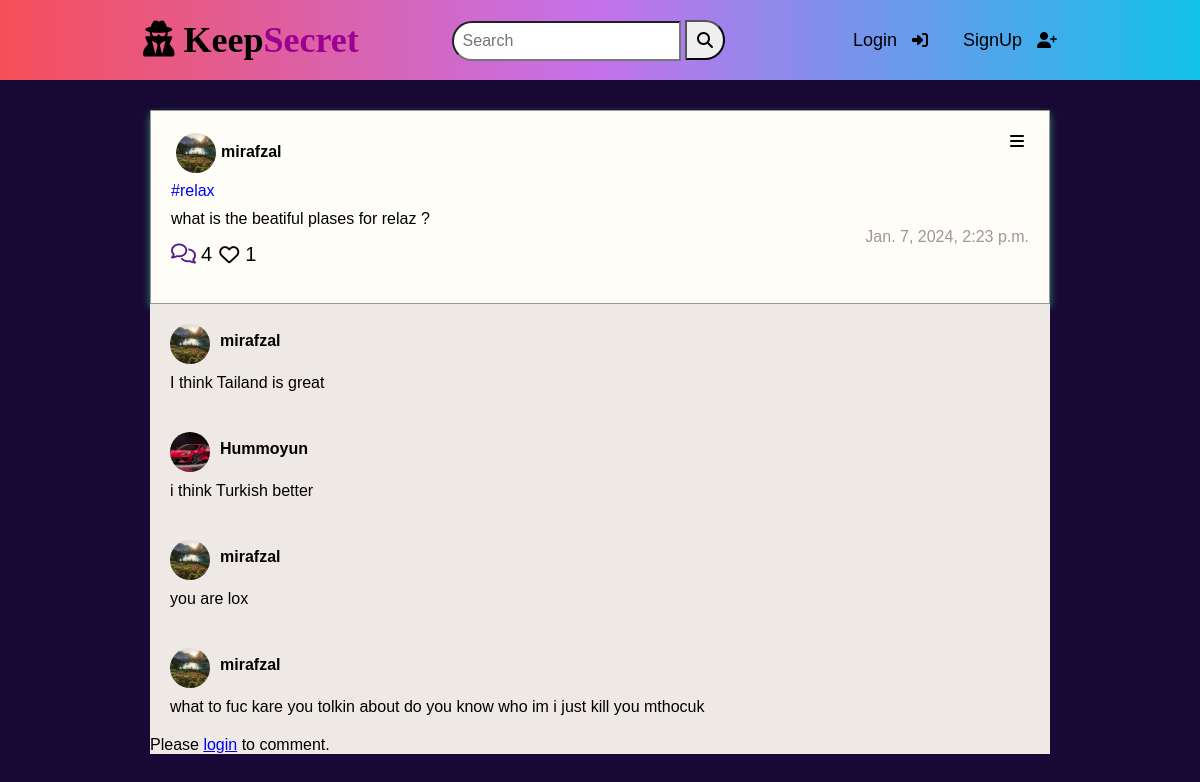
The app's page /11/post, older data.
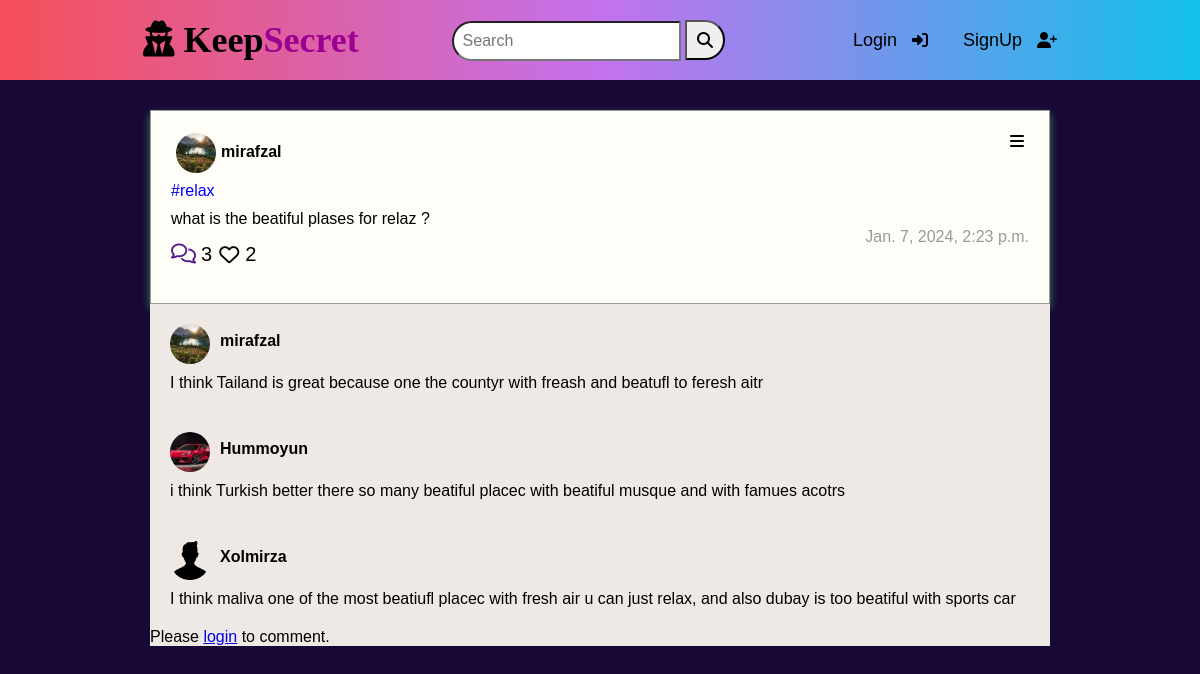
The same page, newer data.
### posts/models.py (models this page shows, shortened)
class Post(models.Model):
    author = models.ForeignKey(User, on_delete=models.CASCADE)
    content = models.TextField()
    hashtags = models.ManyToManyField(Hashtag, related_name='posts')
    created_at = models.DateTimeField(auto_now_add=True)

class Hashtag(models.Model):
    name = models.CharField(max_length=100, unique=True)
    def __str__(self):
        return f"#{self.name}"

class Comment(models.Model):
    user = models.ForeignKey(User, on_delete=models.CASCADE)
    post = models.ForeignKey(Post, on_delete=models.CASCADE, related_name='comments')
    text = models.TextField()
    created_at = models.DateTimeField(auto_now_add=True)

### user/models.py (models this page shows, shortened)
class Profile(models.Model):
    GENDER_CHOICES = [
        ('M', 'Male'),
        ('F', 'Female'),
        ('O', 'Other'),
    ]
    user = models.OneToOneField(User, on_delete=models.CASCADE)
    full_name = models.CharField(max_length=255)
    user_avatar = models.ImageField(upload_to='uploads/', default='default/defaultmale.png')
    phone_number = models.CharField(max_length=15, blank=True, validators=[
        RegexValidator(r'^\+?1?\d{9,15}$', message="Phone number must be entered in the format: '+999999999'. Up to 15 digits allowed.")
    ])
    gender = models.CharField(max_length=1, choices=GENDER_CHOICES, blank=True)

### posts/views.py (the view)
# urls.py: path('<int:post_id>/post', views.post_detail, name='post-detail'),
def post_detail(request, post_id):
    post = get_object_or_404(Post, pk=post_id)
    likes = post.likes.all()
    comments = post.comments.all()
    context = {
        'post': post,
        'likes': likes,
        'comments': comments
    }
    return render(request, 'posts/post_detail.html', context)

### posts/templates/posts/post_detail.html (shortened to what this page needs)
{% extends 'base.html' %}
{% block content %}
    <div class="container-homec">
         <div class="card-home">
             <div class="avatar-side">
                 <div class="av">
                     <img height="40" style="border-radius: 100%;"  src="{{ post.author.profile.user_avatar.url }}" alt="" class="avatar">
                     <h4><a style="text-decoration: none; color: black" href="">{{ post.author }}</a></h4>
                 </div>
                 <div class="setting"><i class="fa-solid fa-bars"></i></div>
             </div>
             <div class="topic">
                 {% for hashtag in post.hashtags.all %}
                    <p style="color:blue" class="author">{{ hashtag }}</p>
                 {% endfor %}
             </div>
             <div class="content-home">
                 <p class="content">{{ post.content }}</p>
             </div>
             <div class="degree">
                 <div class="degree-nav">
                     <div class="comment">
                         <a href="" style="font-size: 20px"><i class="fa-regular fa-comments"></i></a>
                         <p style="font-size: 20px; margin-bottom: 10px;" class="count"> {{ post.comments.count }}</p>
                     </div>
                     <div class="like-pt">
                           <form action="{% url 'like_post' post_id=post.id %}" method="post">
                               <button type="submit" class="like-bt" style="margin-bottom: 15px; font-size: 20px; border:1px solid rgba(0, 0, 0, 0)" ><i  class="like-kn fa-regular fa-heart"></i></button>
                            </form>
                         <p style="font-size: 20px" class="count">{{ post.likes.count }}</p>
                     </div>
                 </div>
                 <div class="time-create">
                     <p style="color:#999;">{{ post.created_at }}</p>
                 </div>
             </div>
         </div>
         <div class="comments-page">
         {% for comment in post.comments.all %}
            <div class="comments-sides">
                <div class="av-user">
                    <img class="avatar-user" src="{{ comment.user.profile.user_avatar.url }}" alt="">
                    <h4>{{ comment.user }}</h4>
                </div>
                <div class="comment-user">
                    <p>{{ comment.text }}</p>
                </div>
            </div>
             {% empty %}
                    <p style="padding: 10px; text-align: center; font-size: 20px ">No comments yet.</p>
            {% endfor %}
             <div class="add-comment">
                {% if user.is_authenticated %}
                  <form action="{% url 'add_comment' post_id=post.id %}" method="post">
                    {% csrf_token %}
                    <input  class="input-comment" type="text" name="text" placeholder="Your comment">
                    <input class="add-commentbtn" type="submit" value="Add Comment">
                  </form>
                {% else %}
                  <p>Please <a href="{% url 'login' %}">login</a> to comment.</p>
                {% endif %}
            </div>
         </div>
     </div>
{% endblock content %}

### user/templates/base.html (shortened to what this page needs)
{% load  static %}
<!doctype html>
<html lang="en">
<head>
    <link rel="stylesheet" href="{% static 'css/style.css' %}">
</head>
<body>
<nav>
    <div class="navbar">
        <div class="logo">
            <h1><i class="fa-solid fa-user-secret"></i>  <a style="text-decoration: none; color: black"  href="{% url 'home-page' %}">Keep<span>Secret </span> </a></h1>
        </div>
        <div class="search">
              <form method="GET" action="{% url 'search-page' %}" class="d-flex">
              <input class="search-bar" name="q" type="text" placeholder="Search" value="{{ query }}">
              <button style="border-bottom-right-radius: 20px; border-top-right-radius: 20px;"  type="submit"><i style="font-size: 16px; padding:10px; " class="fa fa-search stylesheet"></i></button>
            </form>
        </div>
        <div class="nav-items">
            <ul style="list-style-type: none;" class="nav-menu">
                {% if user.is_authenticated %}
                    <li class="nav-item" style="margin-top: 8px;"><a href="{% url 'profile-page' %}">Profile</a><i class="fa-solid fa-user"></i></li>
                    <form method="POST" action="{% url 'logout-page' %}">
                    {% csrf_token %}
                    <li class="nav-item"><button style="padding: 8px; border:1px solid rgba(0,0,0,0); border-radius: 20px; background-color: rgba(59,136,136,0); margin-bottom: 10px; margin-left: 10px; font-size: 16px" type="submit" >Logout</button>          <i class="fa-solid fa-right-from-bracket"></i></li>
                    </form>
                    <li class="nav-item" style="margin-top: 8px;"><a href="{% url 'create_post-page' %}">Add</a><i class="fa-solid fa-plus"></i></li>
                {% else %}
                    <li class="nav-item"><a href="{% url 'login-page' %}">Login</a><i class="fa-solid fa-right-to-bracket"></i></li>
                    <li class="nav-item"><a href="{% url 'register-page' %}">SignUp</a><i class="fa-solid fa-user-plus"></i></li>
                {% endif %}
            </ul>
        </div>
    </div>
</nav>
    {% block content %}{% endblock content %}
</body>
</html>

### user/static/css/style.css (style rules this page uses)
* { margin: 0; padding: 0; box-sizing: border-box; }
body { font-family: Arial, sans-serif; background: #180835; }
.navbar { height: 80px; background: -webkit-linear-gradient(to right, #f64f59, #c471ed, #12c2e9); background: linear-gradient(to right, #f64f59, #c471ed, #12c2e9); width: 100%; display: flex; justify-content: space-evenly; align-items: center; padding:0 50px }
.nav-menu { display: flex; }
.logo >h1 { font-family: Brush Script MT, Brush Script Std, cursive; font-size: 36px; }
span { color:rgb(155, 0, 144) }
.search-bar { font-size: 16px; padding:9px; border-top-left-radius: 20px; border-bottom-left-radius: 20px; }
.nav-item > a { margin-left: 35px; text-decoration: none; list-style-position: none; }
.nav-item >a { color:rgb(0, 0, 0); font-size: 18px; margin-right: 15px; }
.like-bt { border:1px solid rgba(0, 0, 0, 0); margin-left: 6px; background-color: rgba(255, 255, 255, 0); }
.container-homec { height: 100vh; width: 900px; margin: auto; }
.card-home { margin-top: 30px; height: auto; width: 100%; padding:20px; border:1px solid #999; background-color: #fffdf8; box-shadow: 0 4px 8px seagreen; }
.avatar-side { padding:2px 5px ; height: 46px; width: 100%; display: flex; justify-content: space-between; position: relative; }
.av { display: flex; }
.av>h4 { margin-top: 10px; margin-left: 5px; font-family: Arial, Helvetica, sans-serif; }
.av >img { height: 40px; width: 40px; object-fit: cover; }
.topic { margin-top: 5px; }
.content-home { margin-top: 10px; }
.degree { display: flex; justify-content: space-between; text-align: center; }
.degree-nav { margin-top: 15px; display: flex; }
.degree-nav>.like-pt { display: flex; }
.comment { display: flex; }
.count { margin-left: 5px; }
.like-pt { display: flex; }
.comments-page { background-color: #eee9e4; height: auto; }
.comments-sides { height: auto; padding:20px; }
.av-user { display: flex; }
.av-user>img { height: 40px; width: 40px; object-fit: cover; border-radius: 100%; position: relative; }
.comment-user { margin-top: 10px; display: flex; justify-content: space-between; }
.av-user> h4 { margin-left: 10px; margin-top: 8px; }
.like-bt { font-size: 15px; margin-bottom: 10px; }
.add-comment { display: flex; width: 100%; }

Row changes from the older to the newer data that the page shows:
removed Comment: user.profile.user_avatar (picture), user "mirafzal", text "you are lox"
removed Comment: user.profile.user_avatar (picture), user "mirafzal", text "what to fuc kare you tolkin about do you know who im i just kill you mthocuk"
computed for Post "what is the beatiful plases for relaz ?": comments.count "4" → "3"; likes.count "1" → "2"
changed Comment "mirafzal": text "I think Tailand is great" → "I think Tailand is great because one the countyr with freash and beatufl to feresh aitr"
changed Comment "Hummoyun": text "i think Turkish better" → "i think Turkish better there so many beatiful placec with beatiful musque and with famues acotrs"
added Comment: user.profile.user_avatar (placeholder picture), user "Xolmirza", text "I think maliva one of the most beatiufl placec with fresh air u can just relax, and also dubay is too beatiful with sports car"
